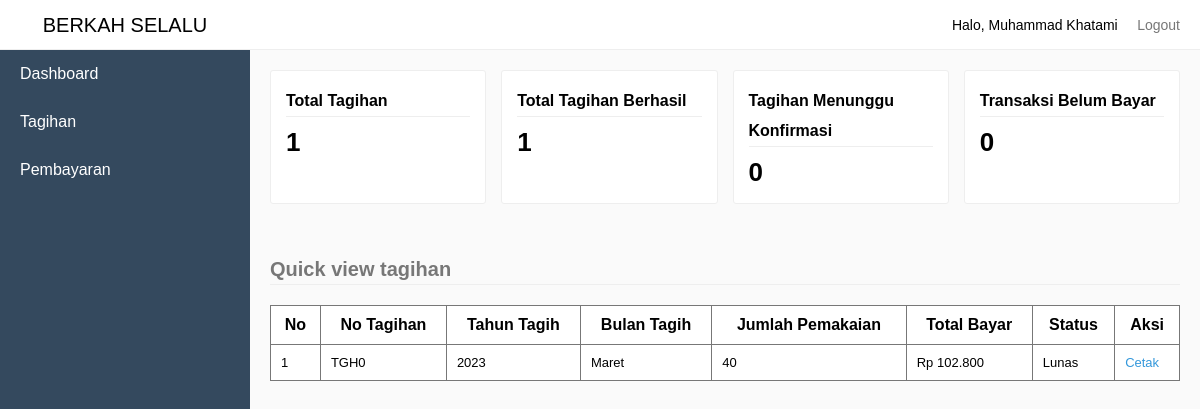
The app's page /index.php?pages=home-pelanggan (signed in) with its own data.
### tables this page shows
CREATE TABLE `tb_tagihan` (
  `KodeTagihan` int(11) NOT NULL,
  `NoTagihan` varchar(50) NOT NULL,
  `NoPelanggan` varchar(50) NOT NULL,
  `TahunTagih` int(50) NOT NULL,
  `BulanTagih` varchar(50) NOT NULL,
  `JumlahPemakaian` varchar(50) NOT NULL,
  `TotalBayar` double(50,0) NOT NULL,
  `Status` varchar(50) NOT NULL
);

### sources/pelanggan/home.php (the view, shortened to what this page needs)
<?php
	require_once "sources/HeaderFooter/header.php";
	$NoPelanggan = $data['Username'];
?>
<div class="information-card">
	<div class="card">
		<div class="card-body">
			<span>Total Tagihan</span>
			<h1 class="count">
			<?php
				$selectQuery = mysqli_query($connect, "SELECT * FROM tb_tagihan WHERE NoPelanggan = '$NoPelanggan'");
				if(mysqli_num_rows($selectQuery) > 0) {
					echo mysqli_num_rows($selectQuery);
				} else {
					echo "0";
				}
			?>
			</h1>
		</div>
	</div>
	<div class="card">
		<div class="card-body">
			<span>Total Tagihan Berhasil</span>
			<h1 class="count">
			<?php
				$selectQuery = mysqli_query($connect, "SELECT * FROM tb_tagihan WHERE NoPelanggan='$NoPelanggan' AND Status='2'");
				if(mysqli_num_rows($selectQuery) > 0) {
					echo mysqli_num_rows($selectQuery);
				} else {
					echo "0";
				}
			?>
			</h1>
		</div>
	</div>
	<div class="card">
		<div class="card-body">
			<span>Tagihan Menunggu Konfirmasi</span>
			<h1 class="count">
			<?php
				$selectQuery = mysqli_query($connect, "SELECT * FROM tb_tagihan WHERE NoPelanggan='$NoPelanggan' AND Status='1'");
				if(mysqli_num_rows($selectQuery) > 0) {
					echo mysqli_num_rows($selectQuery);
				} else {
					echo "0";
				}
			?>
			</h1>
		</div>
	</div>
	<div class="card">
		<div class="card-body">
			<span>Transaksi Belum Bayar</span>
			<h1 class="count">
			<?php
				$selectQuery = mysqli_query($connect, "SELECT * FROM tb_tagihan WHERE NoPelanggan='$NoPelanggan' AND Status='0'");
				if(mysqli_num_rows($selectQuery) > 0) {
					echo mysqli_num_rows($selectQuery);
				} else {
					echo "0";
				}
			?>
			</h1>
		</div>
	</div>
</div>
<?php
	$NoPelanggan = $data['Username'];
	$selectTagihan = mysqli_query($connect, "SELECT * FROM tb_tagihan WHERE NoPelanggan='$NoPelanggan' ORDER BY KodeTagihan DESC");
	if(mysqli_num_rows($selectTagihan) > 0) {
?>
<legend>Quick view tagihan</legend>
<table style="border-collapse: collapse;" border="1">
	<tr>
		<th>No</th>
		<th>No Tagihan</th>
		<th>Tahun Tagih</th>
		<th>Bulan Tagih</th>
		<th>Jumlah Pemakaian</th>
		<th>Total Bayar</th>
		<th>Status</th>
		<th>Aksi</th>
	</tr>
	<?php
		$No = 1;
		while($row = mysqli_fetch_assoc($selectTagihan)) {
	?>
	<tr>
		<td><?php echo $No; ?></td>
		<td><?php echo $row['NoTagihan']; ?></td>
		<td><?php echo $row['TahunTagih']; ?></td>
		<td>
			<?php
				$bulan = [
					1 => 'Januari',
					2 => 'Februari',
					3 => 'Maret',
					4 => 'April',
					5 => 'Mei',
					6 => 'Juni',
					7 => 'Juli',
					8 => 'Agustus',
					9 => 'September',
					10 => 'Oktober',
					11 => 'November',
					12 => 'Desember',
				];
				echo $bulan[$row['BulanTagih']];
			?>
		</td>
		<td><?php echo $row['JumlahPemakaian']; ?></td>
		<td><?php echo "Rp ".number_format($row['TotalBayar'], 0, '', '.'); ?></td>
		<td>
			<?php
				if($row['Status'] == 0) {
					echo "Menunggu Pembayaran";
				} else if($row['Status'] == 1) {
					echo "Menunggu Konfirmasi";
				} else {
					echo "Lunas";
				}
			?>
		</td>
		<td>
			<a href="index.php?pages=cetaktagihan&amp;NoPelanggan=<?php echo $row['NoPelanggan']; ?>&amp;NoTagihan=<?php echo $row['NoTagihan']; ?>">Cetak</a>
		</td>
	</tr>
	<?php
			$No++;
		}
	?>
</table>
<?php
	} else {
		echo "Data Tagihan Tidak ada";
	}
	require_once "sources/HeaderFooter/footer.php";
?>

### sources/HeaderFooter/header.php (shortened to what this page needs)
<!DOCTYPE html>
<html>
<head>
	<link rel="stylesheet" type="text/css" href="assets/style.css">
</head>
<body>
	<div class="navbar">
		<div class="pull-right">
			<li class="loggedAs">Halo, <?php echo $data['NamaLengkap']; ?></li>
			<li><a href="index.php?process=logout">Logout</a></li>
		</div>
	</div>
	<div class="sidebar">
		<li class="brand">
			<a href="">BERKAH SELALU</a>
		</li>
		<?php
			if($data['Level'] == "Pelanggan") {
		?>
		<li><a href="index.php?pages=home-pelanggan">Dashboard</a></li>
		<li><a href="index.php?pages=tagihan" <?php echo $_GET['pages'] == "tagihan" ? 'class="active"': ''; ?>>Tagihan</a></li>
		<li><a href="index.php?pages=pembayaran" <?php echo $_GET['pages'] == "pembayaran" ? 'class="active"': ''; ?>>Pembayaran</a></li>
		<?php
			}
		?>
	</div>
	<div class="content">

### assets/style.css (style rules this page uses)
* { padding:0; margin:0; box-sizing: border-box; font-family: sans-serif; }
legend { border-bottom: 1px solid #eee; line-height: 30px; margin-bottom: 20px; font-size: 20px; font-weight: bold; color: #777; }
body { background-color: #fafafa; }
li { list-style: none; }
table { border-collapse: collapse; border: 1px solid #777; width:100%; background-color: #fff; margin-bottom: 20px; }
table td { font-size: 13px; }
table tr > td:last-child a { text-decoration: none; }
table tr > td:last-child a:last-child { color: #E74C3C; }
table tr > td:last-child a:first-child { color: #3498DB; }
table td, th { border: 1px solid #777; padding: 10px; }
.navbar { height: 50px; background-color: #fff; border-bottom: 1px solid #eee; line-height: 50px; padding:0 20px; position: fixed; width:100%; top:0; z-index: 1; }
.navbar li { display: inline-block; }
.navbar .loggedAs { font-size: 14px; display: inline-block; }
.navbar li > a { padding-left:15px; text-decoration: none; color: #777; font-size: 14px; }
.pull-right { float:right; }
.sidebar { background-color: #34495E; width:250px; height:100%; position: fixed; top:0; left:0; z-index:2; }
.sidebar .brand { height:50px; background-color: #fff; border-bottom: 1px solid #eee; line-height: 20px; text-align: center; font-size: 20px; }
.sidebar .brand a { padding: 15px 20px; display: block; color: #000; text-decoration: none; }
.sidebar li:not(.brand) > a { padding: 15px 20px; display: block; color: #fff; text-decoration: none; }
div.content { margin-left:270px; margin-top: 70px; margin-right:20px; }
div.content .card { margin-bottom: 50px; }
div.information-card { display: flex; }
div.information-card .card { width:25%; margin-right:15px; }
div.information-card .card:last-child { margin-right: 0px; }
div.card { background-color: #fff; border: 1px solid #eee; border-radius: 3px; }
div.card-body { padding: 15px; }
div.information-card span { font-weight: bold; font-size: 16px; display: block; border-bottom: 1px solid #eee; line-height: 30px; margin-bottom: 10px; }
div.information-card .count { font-size: 26px; font-weight: bold; }

### records on screen
tb_tagihan: NoTagihan "TGH0", TahunTagih "2023", BulanTagih "Maret", JumlahPemakaian "40", TotalBayar "102.800", Status "Lunas"

### other values on screen
$data['NamaLengkap'] "Muhammad Khatami"
mysqli_num_rows($selectQuery) "1"
